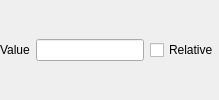
            <widget class="QWidget" name="wgtCustomUnits" native="true">
             <layout class="QHBoxLayout" name="horizontalLayout">
              <property name="leftMargin">
               <number>0</number>
              </property>
              <property name="topMargin">
               <number>0</number>
              </property>
              <property name="rightMargin">
               <number>0</number>
              </property>
              <property name="bottomMargin">
               <number>0</number>
              </property>
              <item>
               <widget class="QLabel" name="lblCustomUnits">
                <property name="text">
                 <string>Value</string>
                </property>
               </widget>
              </item>
              <item>
               <widget class="QLineEdit" name="txtCustomUnits">
                <property name="focusPolicy">
                 <enum>Qt::StrongFocus</enum>
                </property>
               </widget>
              </item>
              <item>
               <widget class="QCheckBox" name="chkRelative">
                <property name="enabled">
                 <bool>true</bool>
                </property>
                <property name="focusPolicy">
                 <enum>Qt::StrongFocus</enum>
                </property>
                <property name="text">
                 <string>Relative</string>
                </property>
                <property name="checked">
                 <bool>false</bool>
                </property>
               </widget>
              </item>
             </layout>
            </widget>
